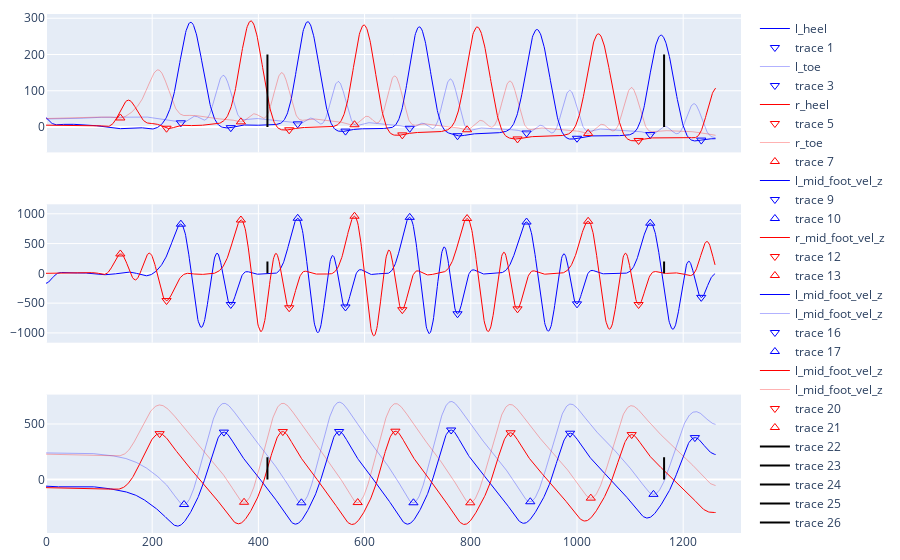

This figure's notebook cell:
### Code cell
# Visualize
fig = make_subplots(rows=3, cols=1, shared_xaxes=True)

# Position data
fig.add_trace(go.Scatter(x=np.arange(l_heel_pos.shape[0]), y=l_heel_pos[:,2], mode='lines', line=dict(color='rgba(0, 0, 255, 1)', width=1), name='l_heel'), row=1, col=1)
fig.add_trace(go.Scatter(x=l_ix_IC, y=l_heel_pos[l_ix_IC,-1], mode="markers", marker=dict(symbol='triangle-down-open', size=8, color='rgba(0, 0, 255, 1)')), row=1, col=1)
fig.add_trace(go.Scatter(x=np.arange(l_toe_pos.shape[0]), y=l_toe_pos[:,2], mode='lines', line=dict(color='rgba(0, 0, 255, 0.3)', width=1), name='l_toe'), row=1, col=1)
fig.add_trace(go.Scatter(x=l_ix_FC, y=l_toe_pos[l_ix_FC,-1], mode="markers", marker=dict(symbol='triangle-down-open', size=8, color='rgba(0, 0, 255, 1)')), row=1, col=1)
fig.add_trace(go.Scatter(x=np.arange(r_heel_pos.shape[0]), y=r_heel_pos[:,2], mode='lines', line=dict(color='rgba(255, 0, 0, 1)', width=1), name='r_heel'), row=1, col=1)
fig.add_trace(go.Scatter(x=r_ix_IC, y=r_heel_pos[r_ix_IC,-1], mode="markers", marker=dict(symbol='triangle-down-open', size=8, color='rgba(255, 0, 0, 1)')), row=1, col=1)
fig.add_trace(go.Scatter(x=np.arange(r_toe_pos.shape[0]), y=r_toe_pos[:,2], mode='lines', line=dict(color='rgba(255, 0, 0, 0.3)', width=1), name='r_toe'), row=1, col=1)
fig.add_trace(go.Scatter(x=r_ix_FC, y=r_toe_pos[r_ix_FC,-1], mode="markers", marker=dict(symbol='triangle-up-open', size=8, color='rgba(255, 0, 0, 1)')), row=1, col=1)

# Velocity (O'Connor et al.)
fig.add_trace(go.Scatter(x=np.arange(l_foot_centre_vel.shape[0]), y=l_foot_centre_vel[:,-1], mode='lines', line=dict(color='rgba(0, 0, 255, 1)', width=1), name='l_mid_foot_vel_z'), row=2, col=1)
fig.add_trace(go.Scatter(x=l_ix_IC, y=l_foot_centre_vel[l_ix_IC,-1], mode="markers", marker=dict(symbol='triangle-down-open', size=8, color='rgba(0, 0, 255, 1)')), row=2, col=1)
fig.add_trace(go.Scatter(x=l_ix_FC, y=l_foot_centre_vel[l_ix_FC,-1], mode="markers", marker=dict(symbol='triangle-up-open', size=8, color='rgba(0, 0, 255, 1)')), row=2, col=1)
fig.add_trace(go.Scatter(x=np.arange(r_foot_centre_vel.shape[0]), y=r_foot_centre_vel[:,-1], mode='lines', line=dict(color='rgba(255, 0, 0, 1)', width=1), name='r_mid_foot_vel_z'), row=2, col=1)
fig.add_trace(go.Scatter(x=r_ix_IC, y=r_foot_centre_vel[r_ix_IC,-1], mode="markers", marker=dict(symbol='triangle-down-open', size=8, color='rgba(255, 0, 0, 1)')), row=2, col=1)
fig.add_trace(go.Scatter(x=r_ix_FC, y=r_foot_centre_vel[r_ix_FC,-1], mode="markers", marker=dict(symbol='triangle-up-open', size=8, color='rgba(255, 0, 0, 1)')), row=2, col=1)

# Relative position (Zeni Jr et al.)
fig.add_trace(go.Scatter(x=np.arange(l_heel_pos_rel.shape[0]), y=l_heel_pos_rel[:,0], mode='lines', line=dict(color='rgba(0, 0, 255, 1)', width=1), name='l_mid_foot_vel_z'), row=3, col=1)
fig.add_trace(go.Scatter(x=np.arange(l_toe_pos_rel.shape[0]), y=l_toe_pos_rel[:,0], mode='lines', line=dict(color='rgba(0, 0, 255, 0.3)', width=1), name='l_mid_foot_vel_z'), row=3, col=1)
fig.add_trace(go.Scatter(x=l_jx_IC, y=l_heel_pos_rel[l_jx_IC,0], mode="markers", marker=dict(symbol='triangle-down-open', size=8, color='rgba(0, 0, 255, 1)')), row=3, col=1)
fig.add_trace(go.Scatter(x=l_jx_FC, y=l_toe_pos_rel[l_jx_FC,0], mode="markers", marker=dict(symbol='triangle-up-open', size=8, color='rgba(0, 0, 255, 1)')), row=3, col=1)
fig.add_trace(go.Scatter(x=np.arange(r_heel_pos_rel.shape[0]), y=r_heel_pos_rel[:,0], mode='lines', line=dict(color='rgba(255, 0, 0, 1)', width=1), name='l_mid_foot_vel_z'), row=3, col=1)
fig.add_trace(go.Scatter(x=np.arange(r_toe_pos_rel.shape[0]), y=r_toe_pos_rel[:,0], mode='lines', line=dict(color='rgba(255, 0, 0, 0.3)', width=1), name='l_mid_foot_vel_z'), row=3, col=1)
fig.add_trace(go.Scatter(x=r_jx_IC, y=r_heel_pos_rel[r_jx_IC,0], mode="markers", marker=dict(symbol='triangle-down-open', size=8, color='rgba(255, 0, 0, 1)')), row=3, col=1)
fig.add_trace(go.Scatter(x=r_jx_FC, y=r_toe_pos_rel[r_jx_FC,0], mode="markers", marker=dict(symbol='triangle-up-open', size=8, color='rgba(255, 0, 0, 1)')), row=3, col=1)

#
fig.add_trace(go.Scatter(x=[ix_start_, ix_start_], y=[0, 200], mode='lines', line=dict(color='rgba(0, 0, 0, 1)')), row=1, col=1)
fig.add_trace(go.Scatter(x=[ix_start_, ix_start_], y=[0, 200], mode='lines', line=dict(color='rgba(0, 0, 0, 1)')), row=2, col=1)
fig.add_trace(go.Scatter(x=[ix_start_, ix_start_], y=[0, 200], mode='lines', line=dict(color='rgba(0, 0, 0, 1)')), row=3, col=1)

fig.add_trace(go.Scatter(x=[ix_end_, ix_end_], y=[0, 200], mode='lines', line=dict(color='rgba(0, 0, 0, 1)')), row=1, col=1)
fig.add_trace(go.Scatter(x=[ix_end_, ix_end_], y=[0, 200], mode='lines', line=dict(color='rgba(0, 0, 0, 1)')), row=2, col=1)
fig.add_trace(go.Scatter(x=[ix_end_, ix_end_], y=[0, 200], mode='lines', line=dict(color='rgba(0, 0, 0, 1)')), row=3, col=1)

fig.update_layout(margin=dict(l=10, r=10, t=10, b=10))
fig.show()

### Figure 1 — Plotly figure (JSON) as saved in the notebook; plotly's stock layout.template omitted (floating-point values rounded to 4 significant figures; data arrays with more than 128 entries replaced by an {"elided": "..."} marker saying what was removed)
{"data": [{"line": {"color": "rgba(0, 0, 255, 1)", "width": 1}, "mode": "lines", "name": "l_heel", "type": "scatter", "x": {"elided": "1262 int values"}, "xaxis": "x", "y": {"elided": "1262 float values"}, "yaxis": "y"}, {"marker": {"color": "rgba(0, 0, 255, 1)", "size": 8, "symbol": "triangle-down-open"}, "mode": "markers", "type": "scatter", "x": [348, 564, 775, 1000, 1234], "xaxis": "x", "y": [-1.808, -11.35, -24.07, -31.07, -36.09], "yaxis": "y"}, {"line": {"color": "rgba(0, 0, 255, 0.3)", "width": 1}, "mode": "lines", "name": "l_toe", "type": "scatter", "x": {"elided": "1262 int values"}, "xaxis": "x", "y": {"elided": "1262 float values"}, "yaxis": "y"}, {"marker": {"color": "rgba(0, 0, 255, 1)", "size": 8, "symbol": "triangle-down-open"}, "mode": "markers", "type": "scatter", "x": [254, 474, 685, 905, 1138], "xaxis": "x", "y": [11.59, 8.611, -3.49, -16.53, -20.82], "yaxis": "y"}, {"line": {"color": "rgba(255, 0, 0, 1)", "width": 1}, "mode": "lines", "name": "r_heel", "type": "scatter", "x": {"elided": "1262 int values"}, "xaxis": "x", "y": {"elided": "1262 float values"}, "yaxis": "y"}, {"marker": {"color": "rgba(255, 0, 0, 1)", "size": 8, "symbol": "triangle-down-open"}, "mode": "markers", "type": "scatter", "x": [227, 458, 671, 888, 1116], "xaxis": "x", "y": [-3.403, -7.612, -21.73, -32.95, -37.16], "yaxis": "y"}, {"line": {"color": "rgba(255, 0, 0, 0.3)", "width": 1}, "mode": "lines", "name": "r_toe", "type": "scatter", "x": {"elided": "1262 int values"}, "xaxis": "x", "y": {"elided": "1262 float values"}, "yaxis": "y"}, {"marker": {"color": "rgba(255, 0, 0, 1)", "size": 8, "symbol": "triangle-up-open"}, "mode": "markers", "type": "scatter", "x": [140, 367, 581, 793, 1021], "xaxis": "x", "y": [24.93, 14.21, 6.3, -7.62, -17.75], "yaxis": "y"}, {"line": {"color": "rgba(0, 0, 255, 1)", "width": 1}, "mode": "lines", "name": "l_mid_foot_vel_z", "type": "scatter", "x": {"elided": "1261 int values"}, "xaxis": "x2", "y": {"elided": "1261 float values"}, "yaxis": "y2"}, {"marker": {"color": "rgba(0, 0, 255, 1)", "size": 8, "symbol": "triangle-down-open"}, "mode": "markers", "type": "scatter", "x": [348, 564, 775, 1000, 1234], "xaxis": "x2", "y": [-522.3, -563.7, -678.7, -511.6, -403.0], "yaxis": "y2"}, {"marker": {"color": "rgba(0, 0, 255, 1)", "size": 8, "symbol": "triangle-up-open"}, "mode": "markers", "type": "scatter", "x": [254, 474, 685, 905, 1138], "xaxis": "x2", "y": [826.2, 925.1, 940.5, 862.0, 842.3], "yaxis": "y2"}, {"line": {"color": "rgba(255, 0, 0, 1)", "width": 1}, "mode": "lines", "name": "r_mid_foot_vel_z", "type": "scatter", "x": {"elided": "1261 int values"}, "xaxis": "x2", "y": {"elided": "1261 float values"}, "yaxis": "y2"}, {"marker": {"color": "rgba(255, 0, 0, 1)", "size": 8, "symbol": "triangle-down-open"}, "mode": "markers", "type": "scatter", "x": [227, 458, 671, 888, 1116], "xaxis": "x2", "y": [-456.9, -577.3, -610.0, -595.7, -523.1], "yaxis": "y2"}, {"marker": {"color": "rgba(255, 0, 0, 1)", "size": 8, "symbol": "triangle-up-open"}, "mode": "markers", "type": "scatter", "x": [140, 367, 581, 793, 1021], "xaxis": "x2", "y": [325.5, 896.1, 959.6, 920.5, 874.5], "yaxis": "y2"}, {"line": {"color": "rgba(0, 0, 255, 1)", "width": 1}, "mode": "lines", "name": "l_mid_foot_vel_z", "type": "scatter", "x": {"elided": "1262 int values"}, "xaxis": "x3", "y": {"elided": "1262 float values"}, "yaxis": "y3"}, {"line": {"color": "rgba(0, 0, 255, 0.3)", "width": 1}, "mode": "lines", "name": "l_mid_foot_vel_z", "type": "scatter", "x": {"elided": "1262 int values"}, "xaxis": "x3", "y": {"elided": "1262 float values"}, "yaxis": "y3"}, {"marker": {"color": "rgba(0, 0, 255, 1)", "size": 8, "symbol": "triangle-down-open"}, "mode": "markers", "type": "scatter", "x": [335, 552, 763, 987, 1222], "xaxis": "x3", "y": [426.9, 432.2, 446.0, 417.0, 377.5], "yaxis": "y3"}, {"marker": {"color": "rgba(0, 0, 255, 1)", "size": 8, "symbol": "triangle-up-open"}, "mode": "markers", "type": "scatter", "x": [260, 481, 692, 912, 1144], "xaxis": "x3", "y": [-224.3, -208.8, -208.7, -199.3, -133.0], "yaxis": "y3"}, {"line": {"color": "rgba(255, 0, 0, 1)", "width": 1}, "mode": "lines", "name": "l_mid_foot_vel_z", "type": "scatter", "x": {"elided": "1262 int values"}, "xaxis": "x3", "y": {"elided": "1262 float values"}, "yaxis": "y3"}, {"line": {"color": "rgba(255, 0, 0, 0.3)", "width": 1}, "mode": "lines", "name": "l_mid_foot_vel_z", "type": "scatter", "x": {"elided": "1262 int values"}, "xaxis": "x3", "y": {"elided": "1262 float values"}, "yaxis": "y3"}, {"marker": {"color": "rgba(255, 0, 0, 1)", "size": 8, "symbol": "triangle-down-open"}, "mode": "markers", "type": "scatter", "x": [214, 446, 658, 875, 1103], "xaxis": "x3", "y": [413.1, 431.7, 435.2, 421.0, 404.8], "yaxis": "y3"}, {"marker": {"color": "rgba(255, 0, 0, 1)", "size": 8, "symbol": "triangle-up-open"}, "mode": "markers", "type": "scatter", "x": [373, 587, 799, 1026], "xaxis": "x3", "y": [-204.2, -206.8, -208.9, -166.8], "yaxis": "y3"}, {"line": {"color": "rgba(0, 0, 0, 1)"}, "mode": "lines", "type": "scatter", "x": [417, 417], "xaxis": "x", "y": [0, 200], "yaxis": "y"}, {"line": {"color": "rgba(0, 0, 0, 1)"}, "mode": "lines", "type": "scatter", "x": [417, 417], "xaxis": "x2", "y": [0, 200], "yaxis": "y2"}, {"line": {"color": "rgba(0, 0, 0, 1)"}, "mode": "lines", "type": "scatter", "x": [417, 417], "xaxis": "x3", "y": [0, 200], "yaxis": "y3"}, {"line": {"color": "rgba(0, 0, 0, 1)"}, "mode": "lines", "type": "scatter", "x": [1164, 1164], "xaxis": "x", "y": [0, 200], "yaxis": "y"}, {"line": {"color": "rgba(0, 0, 0, 1)"}, "mode": "lines", "type": "scatter", "x": [1164, 1164], "xaxis": "x2", "y": [0, 200], "yaxis": "y2"}, {"line": {"color": "rgba(0, 0, 0, 1)"}, "mode": "lines", "type": "scatter", "x": [1164, 1164], "xaxis": "x3", "y": [0, 200], "yaxis": "y3"}], "layout": {"margin": {"b": 10, "l": 10, "r": 10, "t": 10}, "xaxis": {"anchor": "y", "domain": [0, 1], "matches": "x3", "showticklabels": false}, "xaxis2": {"anchor": "y2", "domain": [0, 1], "matches": "x3", "showticklabels": false}, "xaxis3": {"anchor": "y3", "domain": [0, 1]}, "yaxis": {"anchor": "x", "domain": [0.7333, 1]}, "yaxis2": {"anchor": "x2", "domain": [0.3667, 0.6333]}, "yaxis3": {"anchor": "x3", "domain": [0, 0.2667]}}}
